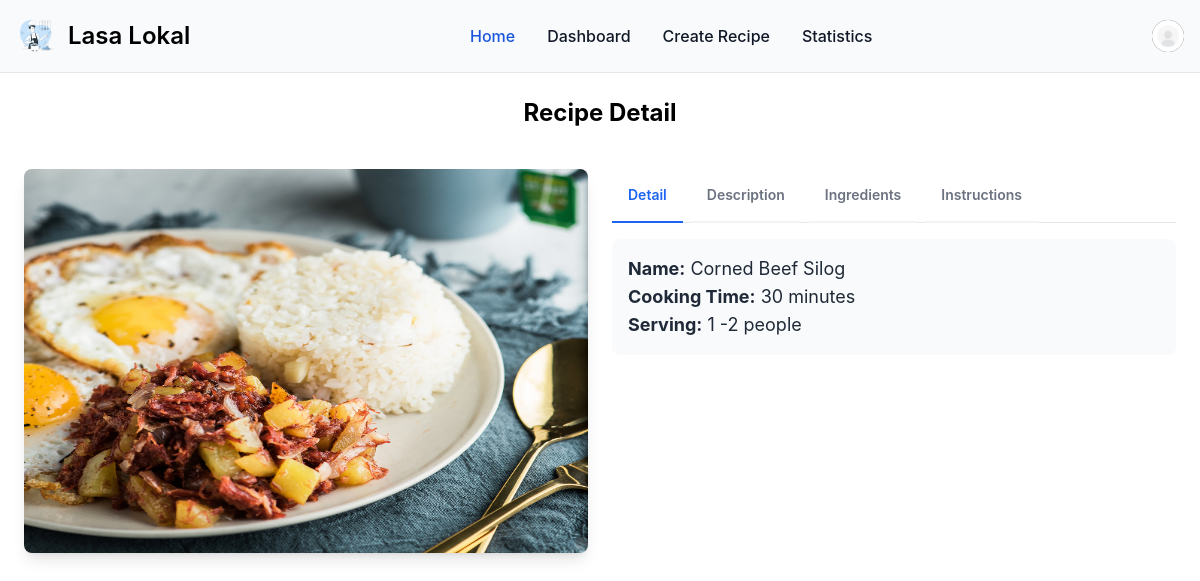
The page /recipe/detail/14 (signed in) on the database its author committed.
### user_profile/models.py (models this page shows, shortened)
class Profile(models.Model):
    MALE = 'M'
    FEMALE = 'F'
    OTHERS = 'O'
    GENDER_CHOICES = [
        (MALE, 'Male'),
        (FEMALE, 'Female'),
        (OTHERS, 'Others'),
    ]
    user = models.OneToOneField(User, on_delete=models.CASCADE)
    image = models.ImageField(upload_to='profile_images', default='default_profile_image.jpg')
    gender = models.CharField(max_length = 20, choices = GENDER_CHOICES, default=OTHERS)

### recipe/models.py (models this page shows, shortened)
class Recipe(models.Model):
    category = models.ForeignKey(Category, on_delete=models.CASCADE, related_name="category")
    created_by = models.ForeignKey(User, on_delete=models.CASCADE, related_name="created_by")
    name = models.CharField(max_length=100)
    image = models.ImageField(upload_to='recipe_images', default='default_recipe_image.svg', blank=True, null=True)
    description = models.TextField()
    cook_time = models.CharField(max_length=100)
    serving = models.CharField(max_length=100)
    created_at = models.DateTimeField(auto_now_add=True)
    updated_at = models.DateTimeField(auto_now_add=True)

### recipe/views.py (the view)
# urls.py: path('detail/<int:recipe_primary_key>', views.view_recipe_detail, name='view_recipe_detail'),
@login_required
def view_recipe_detail(request, recipe_primary_key):
    recipe = get_object_or_404(Recipe, pk=recipe_primary_key)
    ingredients = Ingredient.objects.filter(recipe_id=recipe_primary_key)
    instructions = Instruction.objects.filter(recipe_id=recipe_primary_key)
    related_recipes = Recipe.objects.filter(
        category=recipe.category
    ).exclude(
        pk=recipe_primary_key
    ).order_by('?')[:3]  # Random order, limit to 3
    return render(request, 'recipe/view_recipe_detail.html', {
        'title': 'Recipe Detail',
        'recipe': recipe,
        'ingredients': ingredients,
        'instructions': instructions,
        'related_recipes': related_recipes,
    })

### recipe/templates/recipe/view_recipe_detail.html (shortened to what this page needs)
{% extends 'main/base.html' %}
{% load static %}
{% block content %}
<div class="max-w-screen-xl mx-auto p-6 md:px-10 md:py-10 rounded-md">
    <h1 class="mb-10 text-2xl font-bold text-center">Recipe Detail</h1>
    <div class="grid md:grid-cols-2 gap-6">
        <div class="md:col-span-1">
            <div class="relative h-96 md:h-[500px] w-full overflow-hidden rounded-lg shadow-lg bg-gray-100">
                <img
                    src="{{ recipe.image.url }}"
                    alt="Recipe Image"
                    class="absolute inset-0 w-full h-full object-contain"
                >
            </div>
        </div>
        <div class="md:col-span-1">
            <div class="mb-4 border-b border-gray-200 dark:border-gray-700">
                <ul class="flex flex-wrap -mb-px text-sm font-medium text-center" id="default-tab" data-tabs-toggle="#default-tab-content" role="tablist">
                    <li class="me-2" role="presentation">
                        <button class="inline-block p-4 border-b-2 font-semibold rounded-t-lg" id="detail-tab" data-tabs-target="#detail" type="button" role="tab" aria-controls="detail" aria-selected="false">Detail</button>
                    </li>
                    <li class="me-2" role="presentation">
                        <button class="inline-block p-4 border-b-2 rounded-t-lg font-semibold hover:text-gray-600 hover:border-gray-300 dark:hover:text-gray-300" id="description-tab" data-tabs-target="#description" type="button" role="tab" aria-controls="description" aria-selected="false">Description</button>
                    </li>
                    <li class="me-2" role="presentation">
                        <button class="inline-block p-4 border-b-2 rounded-t-lg font-semibold hover:text-gray-600 hover:border-gray-300 dark:hover:text-gray-300" id="ingredients-tab" data-tabs-target="#ingredients" type="button" role="tab" aria-controls="ingredients" aria-selected="false">Ingredients</button>
                    </li>
                    <li class="me-2" role="presentation">
                        <button class="inline-block p-4 border-b-2 rounded-t-lg font-semibold hover:text-gray-600 hover:border-gray-300 dark:hover:text-gray-300" id="instructions-tab" data-tabs-target="#instructions" type="button" role="tab" aria-controls="instructions" aria-selected="false">Instructions</button>
                    </li>
                </ul>
            </div>
            <div id="default-tab-content">
                <div class="hidden p-4 rounded-lg bg-gray-50 dark:bg-gray-800" id="detail" role="tabpanel" aria-labelledby="detail-tab">
                    <div class="flex flex-col">
                        <div>
                            <h1 class="text-lg font-normal text-gray-800"><b>Name:</b> {{ recipe.name }}</h1>
                        </div>
                        <div>
                            <h1 class="text-lg font-normal text-gray-800"><b>Cooking Time:</b> {{ recipe.cook_time }}</h1>
                        </div>
                        <div>
                            <h1 class="text-lg font-normal text-gray-800"><b>Serving:</b> {{ recipe.serving }}</h1>
                        </div>
                    </div>
                </div>
            </div>
        </div>
    </div>
</div>
{% endblock %}

### main/templates/main/base.html (shortened to what this page needs)
{% load static %}
<!DOCTYPE html>
<html lang="en">
<head>
    <link href="https://cdn.jsdelivr.net/npm/flowbite@2.5.2/dist/flowbite.min.css" rel="stylesheet" />
</head>
<body>
    {% if request.user.is_authenticated %}
      <nav class="border-gray-200 bg-gray-50 dark:bg-gray-800 dark:border-gray-700">
        <div class="max-w-screen-xl flex flex-wrap items-center justify-between mx-auto p-4">
        <a href="{% url 'recipe:view_recipes' %}" class="flex items-center space-x-3 rtl:space-x-reverse">
            <img src="{% static 'logo.svg' %}" class="h-10" alt="wstIcon Logo" />
            <span class="self-center text-2xl font-semibold whitespace-nowrap dark:text-white">Lasa Lokal</span>
        </a>
        <div class="flex items-center md:order-2 space-x-3 md:space-x-0 rtl:space-x-reverse">
            <button type="button" class="flex text-sm bg-gray-800 rounded-full md:me-0 focus:ring-4 focus:ring-gray-300 dark:focus:ring-gray-600" id="user-menu-button" aria-expanded="false" data-dropdown-toggle="user-dropdown" data-dropdown-placement="bottom">
              <img class="w-8 h-8 rounded-full" src="{{ request.user.profile.image.url }}" alt="{{ request.user.first_name }} {{ request.user.last_name }} photo">
            </button>
        </div>
        <div class="items-center justify-between hidden w-full md:flex md:w-auto md:order-1" id="navbar-user">
          <ul class="flex flex-col font-medium mt-4 rounded-lg bg-gray-50 md:space-x-8 rtl:space-x-reverse md:flex-row md:mt-0 md:border-0 md:bg-transparent dark:bg-gray-800 md:dark:bg-transparent dark:border-gray-700">
            <li>
              <a href="{% url 'recipe:view_recipes' %}" class="block py-2 px-3 md:p-0 text-white bg-blue-700 rounded md:bg-transparent md:text-blue-700 md:dark:text-blue-500 dark:bg-blue-600 md:dark:bg-transparent" aria-current="page">Home</a>
            </li>
            <li>
              <a href="{% url 'recipe:view_user_recipes' %}" class="block py-2 px-3 md:p-0 text-gray-900 rounded hover:bg-gray-100 md:hover:bg-transparent md:border-0 md:hover:text-blue-700 dark:text-white md:dark:hover:text-blue-500 dark:hover:bg-gray-700 dark:hover:text-white md:dark:hover:bg-transparent">Dashboard</a>
            </li>
            <li>
              <a href="{% url 'recipe:create_recipe' %}" class="block py-2 px-3 md:p-0 text-gray-900 rounded hover:bg-gray-100 md:hover:bg-transparent md:border-0 md:hover:text-blue-700 dark:text-white md:dark:hover:text-blue-500 dark:hover:bg-gray-700 dark:hover:text-white md:dark:hover:bg-transparent">Create Recipe</a>
            </li>
            <li>
              <a href="{% url 'recipe:category_stats' %}" class="block py-2 px-3 md:p-0 text-gray-900 rounded hover:bg-gray-100 md:hover:bg-transparent md:border-0 md:hover:text-blue-700 dark:text-white md:dark:hover:text-blue-500 dark:hover:bg-gray-700 dark:hover:text-white md:dark:hover:bg-transparent">Statistics</a>
            </li>
          </ul>
        </div>
        </div>
      </nav>
      <div class="w-full border-b border-gray-200 dark:border-gray-700"></div>
      {% endif %}
      {% block content %}
      {% endblock %}
</body>
</html>

### rows shown on the page
Recipe: image (picture), name "Corned Beef Silog", cook_time "30 minutes", serving "1 -2 people"
